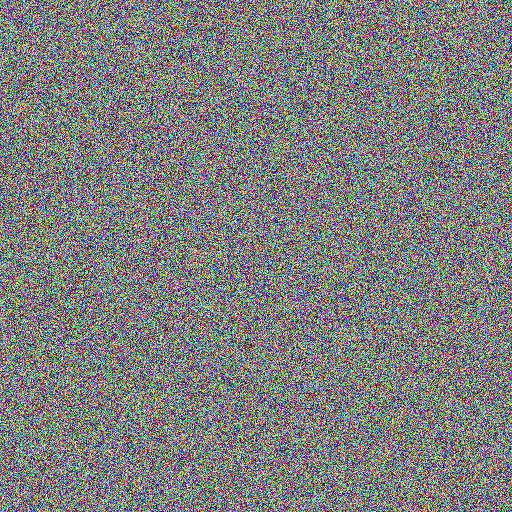
#> input picture backend/test_sample.jpg, 512 x 512 px
$ python -i noise.py   (imports and definitions only)   (older library calls are emulated)
#> lines starting #> are read from the running program, lines starting #| are printed output that depends on the picture
from typing import Dict, Any
from PIL import Image
import numpy as np
import cv2

def analyze_noise_residual(image_path: str) -> Dict[str, Any]:
    """
    Extracts sensor noise residual and analyzes spatial uniformity.
    Works on any Pillow-readable format by normalizing to RGB first.
    """
#> called with image_path = '../../../test_sample.jpg'
    try:
        with Image.open(image_path) as img:
#> img is the input picture: PIL image 512x512 RGB; mean R, G, B 127, 127, 126.8
            rgb = np.array(img.convert("RGB"), dtype=np.float32)

        h_px, w_px, _ = rgb.shape
#> h_px = 512; w_px = 512
        gray = cv2.cvtColor(rgb.astype(np.uint8), cv2.COLOR_RGB2GRAY).astype(np.float32)
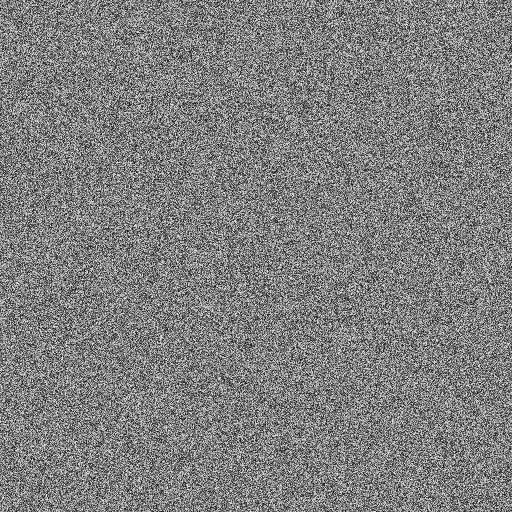
#> gray: shape (512, 512) float32; min 2, max 254, mean 127

        # Noise residual = Original - Median-filtered (denoised)
        denoised = cv2.medianBlur(gray.astype(np.uint8), 3).astype(np.float32)
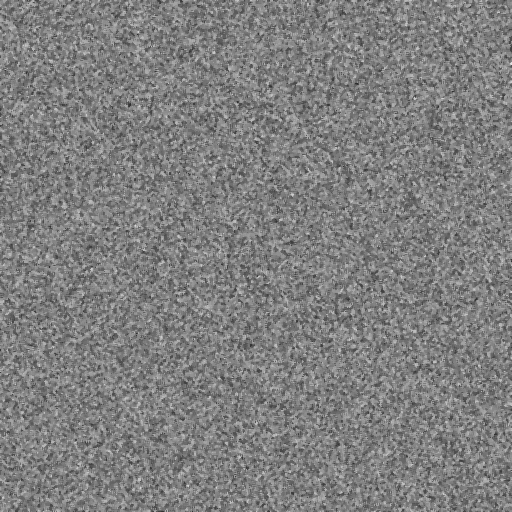
#> denoised: shape (512, 512) float32; min 43, max 224, mean 127
        residual = gray - denoised
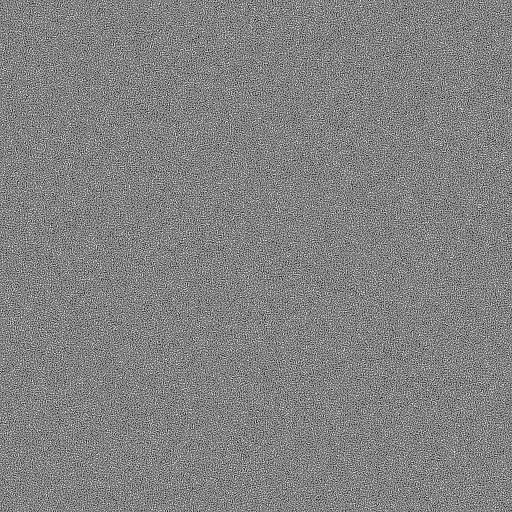
#> residual: shape (512, 512) float32; min -177, max 169, mean 0; drawn with min black and max white
        noise_variance = float(np.var(residual))
#> noise_variance = 2324.6

        # Block-wise spatial uniformity
        block_size = 32
        block_vars = []
        for y in range(0, h_px - block_size + 1, block_size):
            for x in range(0, w_px - block_size + 1, block_size):
                block_vars.append(float(np.var(residual[y:y+block_size, x:x+block_size])))
#> after the loop, block_vars = 256 values, max 2699.8 at index 231, min 2037.8 at index 182, mean 2324

        if block_vars:
            mean_bv = float(np.mean(block_vars))
#> mean_bv = 2324
            std_bv = float(np.std(block_vars))
#> std_bv = 109.1
            uniformity_score = round(std_bv / (mean_bv + 1e-5), 3)
#> uniformity_score = 0.047
        else:
            uniformity_score = 1.0

        # Compression quality heuristic from Laplacian sharpness
        laplacian_var = float(cv2.Laplacian(gray.astype(np.uint8), cv2.CV_64F).var())
#> laplacian_var = 49044.7
        estimated_quality = min(100, max(20, int(35 + np.log1p(laplacian_var) * 8)))
#> estimated_quality = 100

    except Exception:
        noise_variance = 0.0
        uniformity_score = 1.0
        estimated_quality = 50

    return {
        "noise_variance": round(noise_variance, 3),
        "noise_uniformity_score": uniformity_score,
        "compression_quality_estimate": estimated_quality
    }

>>> result = analyze_noise_residual('../../../test_sample.jpg')
#> result = {'noise_variance': 2324.6, 'noise_uniformity_score': 0.047, 'compression_quality_estimate': 100}
